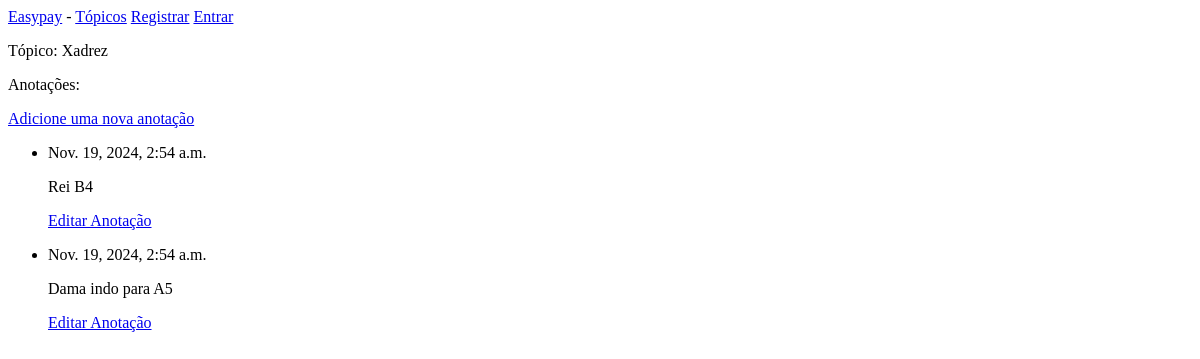
Before: /topics/2/ with the older database file.
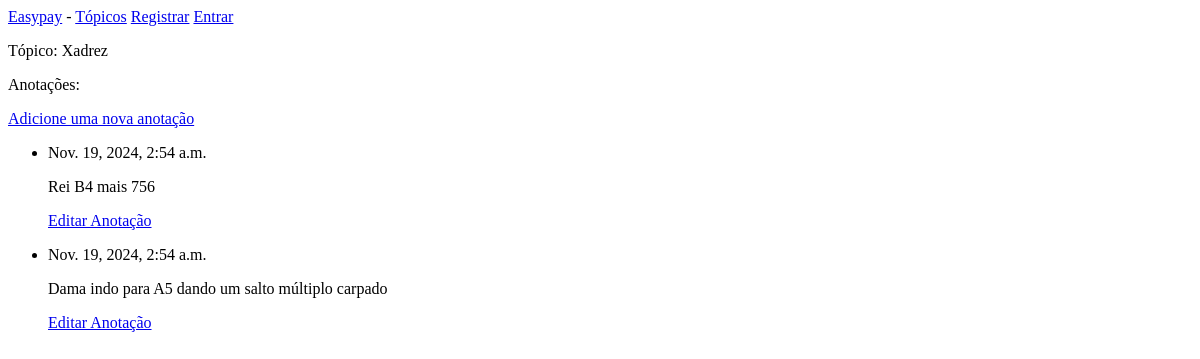
After: the same page with the newer database file.
### easypays/models.py (models this page shows, shortened)
class Entry (models.Model):
    topic = models.ForeignKey(Topic, on_delete=models.CASCADE)
    text = models.TextField()
    date_added = models.DateTimeField(auto_now_add=True)
    class Meta:
        verbose_name_plural = 'entries'

### easypays/views.py (the view)
# urls.py: path('topics/<topic_id>/', views.topic, name='topic'),
def topic(request, topic_id):
    topic = Topic.objects.get(id=topic_id)
    entries = topic.entry_set.order_by('-date_added')
    context = {'topic': topic, 'entries': entries}
    return render(request, 'easypays/topic.html',context)

### easypays/models.py (called while the page is built)
    def __str__(self):
        return self.text

### easypays/templates/easypays/topic.html
{% extends "easypays/base.html" %}
{% block content %}
    <p>Tópico: {{ topic }}</p>
    <p>Anotações: </p>
    <p>
        <a href="{% url 'new_entry' topic.id %}">Adicione uma nova anotação</a>
    </p>
    <ul>
        {% for entry in entries %}
        <li>
            <p>{{ entry.date_added}}</p>
            <p>{{ entry.text | linebreaks}}</p>
            <p><a href="{% url 'edit_entry' entry.id%}">Editar Anotação</a></p>
        </li>
        {% empty %}
            <li>
                <p>Nenhum comentário adicionado a este tópico.</p>
            </li>
        {% endfor %}
    </ul>
{% endblock content %}

Changed rows visible on the page:
changed Entry: text "Rei B4" → "Rei B4 mais 756"
changed Entry: text "Dama indo para A5" → "Dama indo para A5 dando um salto múltiplo carpado"
